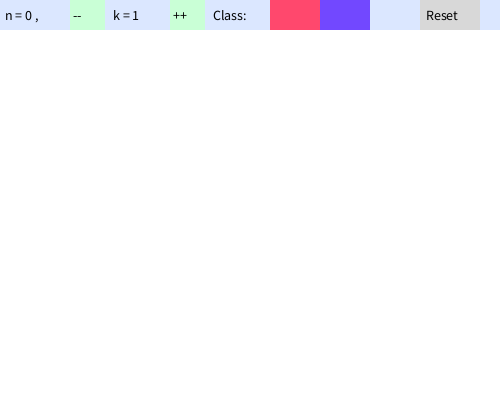
Frame 1 (no input)
Frame 60 (the mouse pressed at the canvas centre just before this capture): identical to frame 1, image omitted
Frame 120 (the mouse held since frame 60 and released just before this capture): identical to frame 1, image omitted

The Processing sketch that drew this single still picture (run headless with seeded random() and noise(); from frame 60 on, the mouse is pressed at the canvas centre):

// Processing sketch: processing_98820
// ── processing_98820.pde


int mthickness = 30; // menu thickness
int k ; // nearest neighbors
color[] ccolors = new color[]{#FF486D,#7248FF}; // class label colors
color[] bcolors = new color[]{#FFAFBA, #BDAFFF}; // boundary color for each class
int selectedClass = 0;
int patchsize = 7; // a patch size to draw int boundary drawing 

Dataset dataset=null;

void setup(){
  // initialize
  mthickness = 30; // menu thickness
  k = 1; // nearest neighbors
  ccolors = new color[]{#FF486D,#7248FF}; // class label colors
  bcolors = new color[]{#FFD6DE, #D6DEFF}; // boundary color for each class
  selectedClass = 0;
  patchsize = 10; // a patch size to draw int boundary drawing 
  dataset  = new Dataset();
    
  size(500, 400);
  background(255);
  fill(255);
  smooth();
  
  // draw menu at the top
  drawMenu();
}

void drawMenu(){
  
  noStroke();
  fill(#DBE7FF);
  rect(0, 0, width, mthickness);
  
  int basey = mthickness*2/3;
  // sample size
  textSize(14);
  fill(0);
  text("n = " + dataset.sampleSize() + " , ", 5, basey);
  
  // k (#nearest neighbours)
  // left arrow
  fill(#C9FFD6);
  rect(70, 0, 35, mthickness);
  fill(0);
  text(" -- ", 70, basey);
  // k
  fill(0);
  text(" k = "+k +" ", 110, basey);
  // right arrow
  fill(#C9FFD6);
  rect(170, 0, 35, mthickness);
  fill(0);
  text(" ++ ", 170, basey);
  
  // class label
  fill(0);
  text(" Class: ", 210, basey);
  fill(ccolors[0]);
  rect(270, 0, 50, mthickness);
  fill(ccolors[1]);
  rect(320, 0, 50, mthickness);
  
  // reset
  fill(#d8d8d8);
  rect(420, 0, 60, mthickness);
  fill(0);
  text("  Reset ", 420, basey);
  
}
void draw(){
  // we only update when there is a mouse event

}

void mouseReleased(){
  // choose class label
//  fill(0);
//  text(" Class: ", 210, basey);
//  fill(ccolors[0]);
//  rect(270, 0, 50, mthickness);
//  fill(ccolors[1]);
//  rect(320, 0, 50, mthickness);
  if(mouseY<= mthickness){
    if(mouseX >= 270 && mouseX<= 270+50){
      selectedClass = 0;
    }else if(mouseX >= 320 && mouseX <= 320+50){
      selectedClass = 1;
    }else if(mouseX >= 70 && mouseX <= 70+35){
      // decrese k
      k = constrain(k-1, 1, 2000);
    }else if(mouseX >= 170 && mouseX <= 170+35){
      k++;
    }else if(mouseX >= 420 && mouseX <= 420+60){
      //println("reset !");
      setup();
    }
     
  }else{
    // mouse coordinates are not affected by transformation matrix
    Point p = new Point(mouseX, mouseY - mthickness, selectedClass);
    dataset.addPoint(p);
  }
  
  // draw menu at the top
  drawMenu();
  fill(0);
  pushMatrix();
  translate(0, mthickness);
  drawKnnBoundary(dataset, k);
  dataset.draw();
  popMatrix();
  
}

color brighten(color co){
  float f = 1.7;
  return color( constrain(red(co)*f, 0, 255), constrain(green(co)*f, 0, 255), 
  constrain(blue(co)*f, 0, 255) ) ;  
}

void drawKnnBoundary(Dataset dataset, int k){
  
  int s = patchsize; // size of a square patch to draw
  int xstep = ceil(width/s);
  int ystep = ceil( (height-mthickness)/s);
  for(int i=0; i<ystep; i++){
    for(int j=0; j<xstep; j++){
      // center of i,j patch
      Point cen = new Point( s*j+s/2, s*i+s/2, -1 );
      int c = dataset.majorClasses(cen, k); //0 or 1
      //draw a patch
      fill(bcolors[c] );
      rect(s*j, s*i, s, s);
    }
  }
  
}
  
  
/////////////////////////////
class Point{
  int x, y;
  int label; // start from 0. -1 to denote unknown.
  Point(int x, int y, int label){
    this.x = x; this.y= y;
    this.label = label;
  }
  float distance(Point p){
    return sqrt( sq(p.x-x) + sq(p.y-y) );
  }
}

class Dataset{
  ArrayList<Point> points = new ArrayList<Point>();
  Dataset(){
  
  }
  
  int majorClasses(Point p, int k){
    ArrayList<Point> nns = nn(p); 
    int[] ccount = new int[]{0, 0}; // class count
    for(int i=0; i<min(nns.size(), k); i++ ){
      ccount[ nns.get(i).label ]++;
    }
    if(ccount[0] >= ccount[1]){
      return 0;
    }else{
      return 1;
    }
  }
  
  // Get nearest neighbours of Point p. Neighbours are sorted based on distance.
  ArrayList<Point> nn(Point p){
    // I won't do KD tree here. Just the simplest solution.
    int n = sampleSize();
    ArrayList<Point> nns = new ArrayList<Point>();
    for(int i=0; i<n; i++){
      Point pi = points.get(i);
      //Point[] pp= points.toArray(new Point[1]);
      float disti = p.distance(pi);
      int j=nns.size()-1;
      for( ; j>=0; j--){
        float distj = p.distance(nns.get(j));
        if(disti >= distj){
          break;
        }
      }
      nns.add(j+1, pi);
    }
    return nns;
  }
  void addPoint(Point p){
    points.add(p);
  }
  int sampleSize(){
    return points.size();
  }
  
  void draw(){
    int n = sampleSize();
    int pointsize = 7;
    for(int i=0; i<n; i++){
      Point pi = points.get(i);
      fill(ccolors[pi.label]);
      ellipse(pi.x, pi.y, pointsize, pointsize);
    }
  }
}
